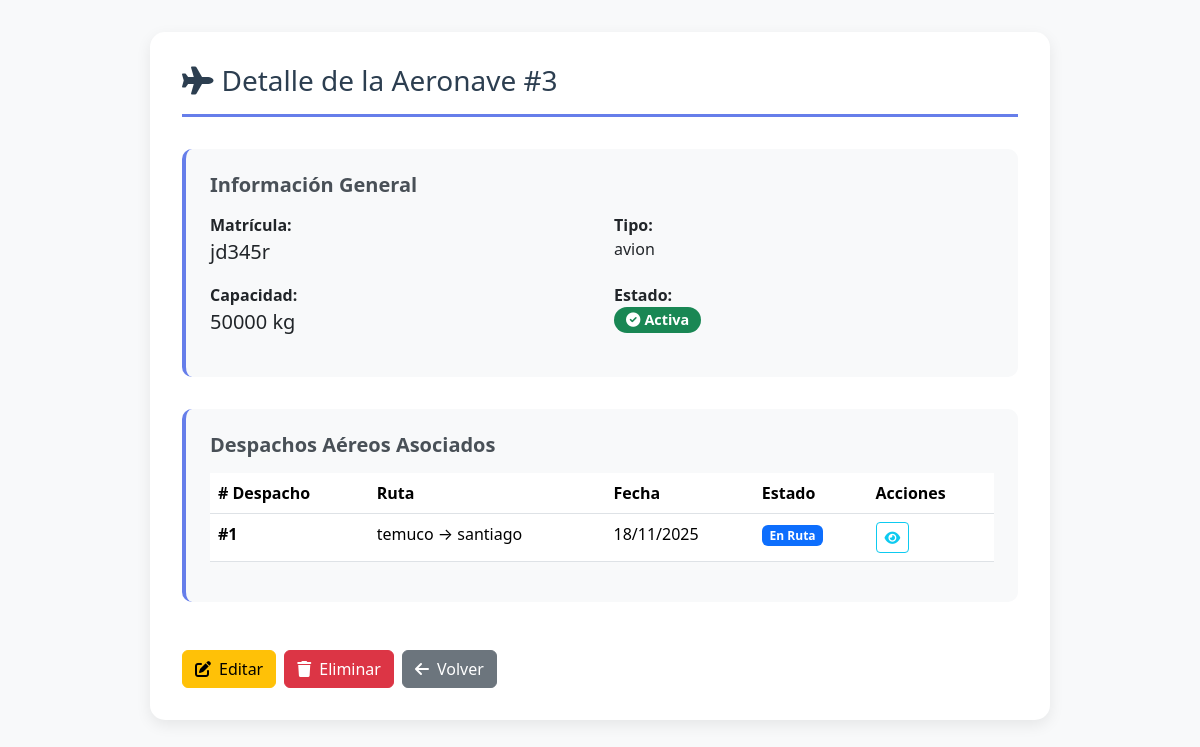
The page /transporte/aeronaves/3/ on the database its author committed.
### transporte/models.py (models this page shows, shortened)
class Aeronave(models.Model):
    id = models.AutoField(primary_key=True)
    matricula = models.CharField(max_length=15, unique=True)
    tipo_aeronave = models.CharField(max_length=50)
    capacidad_kg = models.IntegerField()
    activo = models.BooleanField(default=True)

class Despacho(models.Model):
    id = models.AutoField(primary_key=True)
    fecha_despacho = models.DateField()
    estado = models.CharField(
        max_length=20,
        choices=ESTADO_DESPACHO_CHOICES,
        default='PENDIENTE'
    )
    costo_envio = models.FloatField()
    ruta = models.ForeignKey(Ruta, on_delete=models.PROTECT, related_name='despachos')
    vehiculo = models.ForeignKey(
        Vehiculo,
        on_delete=models.PROTECT,
        related_name='despachos',
        null=True, blank=True
    )
    conductor = models.ForeignKey(
        Conductor,
        on_delete=models.PROTECT,
        related_name='despachos',
        null=True, blank=True
    )
    aeronave = models.ForeignKey(
        Aeronave,
        on_delete=models.PROTECT,
        related_name='despachos',
        null=True, blank=True
    )
    piloto = models.ForeignKey(
        Piloto,
        on_delete=models.PROTECT,
        related_name='despachos',
        null=True, blank=True
    )
    carga = models.OneToOneField(
        Carga,
        on_delete=models.PROTECT,
        related_name='despacho',
        null=True, blank=True
    )

class Ruta(models.Model):
    id = models.AutoField(primary_key=True)
    origen = models.CharField(max_length=100)
    destino = models.CharField(max_length=100)
    tipo_transporte = models.CharField(
        max_length=15,
        choices=TIPO_TRANSPORTE_CHOICES,
        default='TERRESTRE'
    )
    distancia_km = models.FloatField()

### transporte/views.py (the view)
# urls.py: path('aeronaves/<int:pk>/', views.aeronave_detalle, name='aeronave_detalle'),
def aeronave_detalle(request, pk):
    aeronave = get_object_or_404(Aeronave, pk=pk)
    return render(request, "transporte/aeronaves/detalle_aeronave.html", {"aeronave": aeronave})

### transporte/templates/transporte/aeronaves/detalle_aeronave.html (shortened to what this page needs)
{% load static %}
<!DOCTYPE html>
<html lang="es">
<head>
    <link href="https://cdn.jsdelivr.net/npm/bootstrap@5.3.2/dist/css/bootstrap.min.css" rel="stylesheet">
    <link rel="stylesheet" href="https://cdnjs.cloudflare.com/ajax/libs/font-awesome/6.0.0/css/all.min.css">
</head>
<body>
    <div class="container">
        <div class="detail-container">
            <h3 class="detail-title">
                <i class="fas fa-plane me-2"></i>Detalle de la Aeronave #{{ aeronave.id }}
            </h3>
            <div class="info-card">
                <h5 class="section-title">Información General</h5>
                <div class="row">
                    <div class="col-md-6 mb-3">
                        <strong>Matrícula:</strong>
                        <div class="fs-5">{{ aeronave.matricula }}</div>
                    </div>
                    <div class="col-md-6 mb-3">
                        <strong>Tipo:</strong>
                        <div>{{ aeronave.tipo_aeronave }}</div>
                    </div>
                    <div class="col-md-6 mb-3">
                        <strong>Capacidad:</strong>
                        <div class="fs-5">{{ aeronave.capacidad_kg }} kg</div>
                    </div>
                    <div class="col-md-6 mb-3">
                        <strong>Estado:</strong>
                        <div>
                            {% if aeronave.activo %}
                                <span class="badge bg-success badge-estado">
                                    <i class="fas fa-check-circle me-1"></i>Activa
                                </span>
                            {% else %}
                                <span class="badge bg-secondary badge-estado">
                                    <i class="fas fa-times-circle me-1"></i>Inactiva
                                </span>
                            {% endif %}
                        </div>
                    </div>
                </div>
            </div>
            <div class="info-card">
                <h5 class="section-title">Despachos Aéreos Asociados</h5>
                {% if aeronave.despachos.all %}
                    <div class="table-responsive">
                        <table class="table table-hover">
                            <thead>
                                <tr>
                                    <th># Despacho</th>
                                    <th>Ruta</th>
                                    <th>Fecha</th>
                                    <th>Estado</th>
                                    <th>Acciones</th>
                                </tr>
                            </thead>
                            <tbody>
                                {% for d in aeronave.despachos.all %}
                                <tr>
                                    <td><strong>#{{ d.id }}</strong></td>
                                    <td>{{ d.ruta.origen }} → {{ d.ruta.destino }}</td>
                                    <td>{{ d.fecha_despacho|date:"d/m/Y" }}</td>
                                    <td>
                                        {% if d.estado == "PENDIENTE" %}
                                            <span class="badge bg-warning">Pendiente</span>
                                        {% elif d.estado == "EN RUTA" %}
                                            <span class="badge bg-primary">En Ruta</span>
                                        {% else %}
                                            <span class="badge bg-success">Entregado</span>
                                        {% endif %}
                                    </td>
                                    <td>
                                        <a href="{% url 'transporte:despacho_detalle' d.id %}" class="btn btn-sm btn-outline-info">
                                            <i class="fas fa-eye"></i>
                                        </a>
                                    </td>
                                </tr>
                                {% endfor %}
                            </tbody>
                        </table>
                    </div>
                {% else %}
                    <div class="text-center py-3">
                        <i class="fas fa-paper-plane fa-2x text-muted mb-2"></i>
                        <p class="text-muted mb-0">Esta aeronave no registra despachos asociados</p>
                    </div>
                {% endif %}
            </div>
            <div class="d-flex gap-2 pt-3">
                <a href="{% url 'transporte:aeronave_editar' aeronave.id %}" class="btn btn-warning">
                    <i class="fas fa-edit me-2"></i>Editar
                </a>
                <a href="{% url 'transporte:aeronave_eliminar' aeronave.id %}" class="btn btn-danger">
                    <i class="fas fa-trash me-2"></i>Eliminar
                </a>
                <a href="{% url 'transporte:aeronaves_listado' %}" class="btn btn-secondary">
                    <i class="fas fa-arrow-left me-2"></i>Volver
                </a>
            </div>
        </div>
    </div>
</body>
</html>

### transporte/templates/transporte/aeronaves/detalle_aeronave.html (style rules this page uses)
body { background: #f8f9fa; }
.detail-container { max-width: 900px; margin: 2rem auto; background: white; padding: 2rem; border-radius: 15px; box-shadow: 0 5px 15px rgba(0,0,0,.08); }
.detail-title { color: #2c3e50; border-bottom: 3px solid #667eea; padding-bottom: 1rem; margin-bottom: 2rem; }
.info-card { background: #f8f9fa; padding: 1.5rem; border-radius: 10px; border-left: 4px solid #667eea; margin-bottom: 2rem; }
.section-title { color: #495057; font-weight: 600; margin-bottom: 1rem; }
.badge-estado { padding: 6px 12px; border-radius: 20px; font-size: 0.9rem; }

### rows shown on the page
Aeronave: id "3", matricula "jd345r", tipo_aeronave "avion", capacidad_kg "50000"
Despacho: id "1", ruta.origen "temuco", ruta.destino "santiago", fecha_despacho "18/11/2025", estado "En Ruta"
